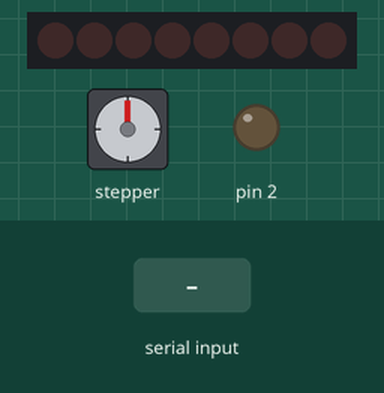
This sketch was run on a simulated Arduino Uno, built with avr-gcc and run on an emulated ATmega328P. Parts: 8 shift-register outputs drawn as a row of LEDs (first output left, lit = HIGH), stepper motor, output pins drawn as LEDs (lit = HIGH). Wiring (inferred from the names in the program): shift register (74HC595): data pin 4; shift clock pin 5; latch pin 6. Wiring (inferred from the signals the program sends): row of LEDs: on Q0, Q1, Q2, Q3, Q4, Q5, Q6, Q7. The test bench sets the inputs (shaded band). Stepper angles assume 720 steps per turn; pins used as bus, display or sensor lines are not drawn.

Above: at 1.2 s.
1.3 s: "a" received over Serial
At 1.76 s:
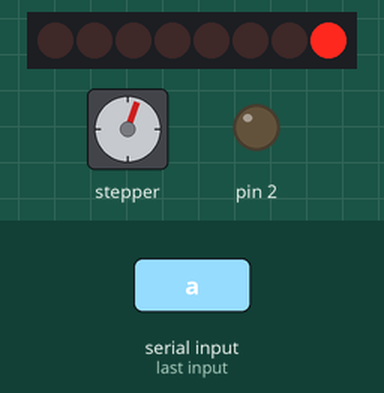
4.3 s: "p" received over Serial
At 5.3 s:
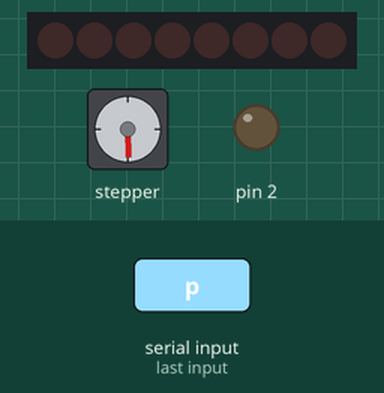
5.8 s: "v" received over Serial
At 5.95 s:
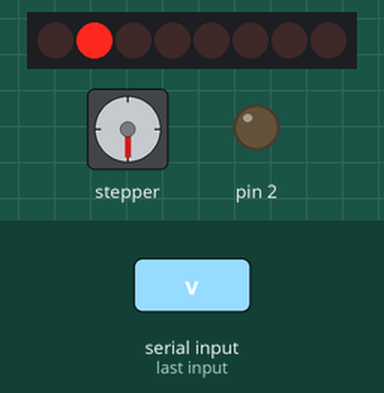
8.8 s: "p" received over Serial
At 9.7 s:
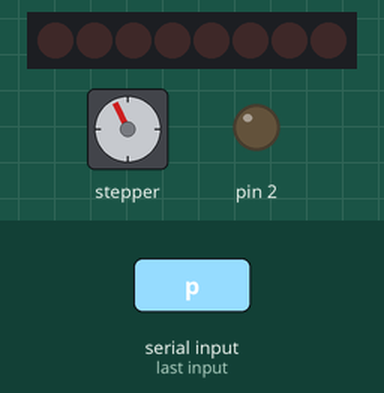
10.3 s: "f" received over Serial
At 10.45 s:
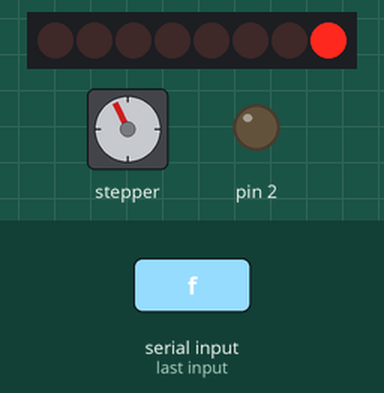
13.3 s: "v" received over Serial
At 13.49 s:
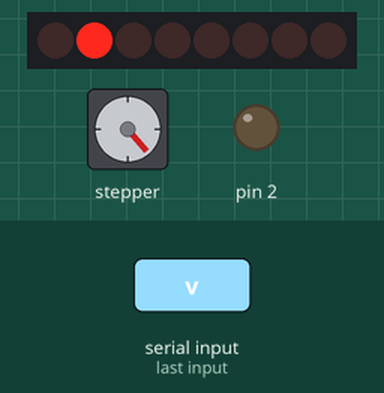
Timing chart, 0 to 21.5 s (numbered marks = the images above; inputs shaded):
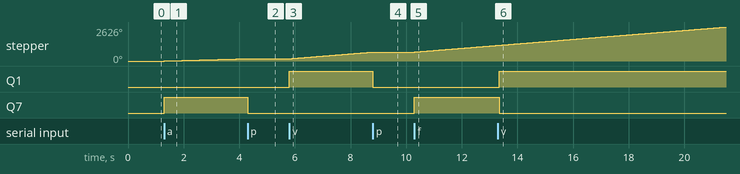

Measured:
- after the input at 1.3 s, stepper: keeps turning clockwise at about 60°/s, starting at once; Q7: LOW → HIGH at once
- after the input at 4.3 s, stepper: stops changing and stays 178°; Q7: HIGH → LOW at once
- after the input at 5.8 s, stepper: keeps turning clockwise at about 172°/s, starting at once; Q1: LOW → HIGH at once
- after the input at 8.8 s, stepper: goes on until 8.8 s, then stays 694°; Q1: HIGH → LOW at once
- after the input at 10.3 s, stepper: keeps turning clockwise at about 173°/s, starting at once; Q7: LOW → HIGH at once
- after the input at 13.3 s, Q1: LOW → HIGH at once; Q7: HIGH → LOW at once

The sketch:

Lbratory_Utilities.ino
```cpp
#include <Stepper.h>
#include <math.h>
#include "SR04.h"

SR04 sr04 = SR04(13,12);


const byte  mag410 =(byte)0;
const byte  mag1025= (byte)1;
const byte  mag4065= (byte)2;
const byte mag100125 =(byte)3;

const byte XAxisInc =(byte)1;
const byte XAxisDec=(byte)2;
const byte XAxis =(byte)0;

const byte YAxisInc =(byte)3;
const byte YAxisDec=(byte)4;
const byte YAxis =(byte)1;

const byte ZAxisInc =(byte)5;
const byte ZAxisDec =(byte)6;
const byte ZAxis =(byte)2;

const byte DAxisInc =(byte)7;
const byte DAxisDec =(byte)8;
const byte DAxis =(byte)3;

const byte LAxisInc =(byte)9;
const byte LAxisDec =(byte)10;
const byte LAxis =(byte)4;

bool soniccherp=false;
unsigned long lastTime;
unsigned long lastTime2;

unsigned long runtime;
long seconds;
long minutes=-1;
long hilominutes=6;
long runminutes=30;
unsigned long  elapse;
unsigned long  latency;
unsigned long adjust;
int state=3;
long current=0;

float nuSpeed;
float nuSteps;

const long iniSpeed =10;
const long maxSpeed =31;
const int stepRev =720;

int wind=0;
int Winding1 = 0x1001001001001;
int Winding2 = 0x0100100100100;
int Winding3 = 0x0010010010010;

int tray = 0;
int maxTraySpeed=31;
byte activeMotor=0;
bool activeCont=true;
bool tumbler=false;
int thermistor=0;


// centrifudge

Stepper myStepper(stepRev, 11,10,9,8);// 4, 6, 5, 3);


int latchPin = 6;//11;
int clockPin = 5;//9;
int dataPin = 4;//12;

byte activeSet=0;


int getSpeed2(byte axis) {

    switch (activeSet) {
        case mag410:
            switch (axis)
            {
               case XAxis:
                  return 10;
                break;
               case YAxis:
                  return 10;
                break;
               case ZAxis:
                  return 20;
                break;
               case LAxis:
                  return 20;
                break;
               case DAxis:
                  return 10;
                break;
            }
          break;
        case mag1025:
            switch (axis)
            {
               case XAxis:
                  return 5;
                break;
               case YAxis:
                  return 5;
                break;
               case ZAxis:
                  return 15;
                break;
               case LAxis:
                  return 15;
                break;
               case DAxis:
                  return 5;
                break;
            }
          break;
        case mag4065:
            switch (axis)
            {
               case XAxis:
                  return 1;
                break;
               case YAxis:
                  return 1;
                break;
               case ZAxis:
                  return 10;
                break;
               case LAxis:
                  return 10;
                break;
               case DAxis:
                  return 1;
                break;
            }
          break;
        case mag100125:
            switch (axis)
            {
               case XAxis:
                  return 1;
                break;
               case YAxis:
                  return 1;
                break;
               case ZAxis:
                  return 5;
                break;
               case LAxis:
                  return 5;
                break;
               case DAxis:
                  return 1;
                break;
            }
          break;
    }

   /*unsigned long pastTime=millis()-lastTime;
   lastTime = millis();
   int nuSpd = -(maxTraySpeed+((maxTraySpeed/100)*(1000*(maxTraySpeed/1000)*(maxTraySpeed/100))))+(maxTraySpeed*2);
   if (nuSpd<1) return 1;
   else return nuSpd;  */
}

void setup() {

  pinMode(latchPin, OUTPUT);
  pinMode(dataPin, OUTPUT);
  pinMode(clockPin, OUTPUT);


  activeMotor=0;
  activeSet=mag410;

  pinMode(2, OUTPUT);
  digitalWrite(2, LOW);
  Serial.begin(115200);


}

void loop() {

  ReadKey();
  Centrifuge();
  //Microscope();
 // SonicCherp();
 // Temperature();
}


void updateShiftRegister()
{

   digitalWrite(latchPin, LOW);
   byte motors=0;
   if (!activeMotor==0) bitSet(motors,activeMotor-1);
   shiftOut(dataPin, clockPin, LSBFIRST, motors);
   digitalWrite(latchPin, HIGH);
}


void SonicCherp()
{

   //if( (soniccherp)&&((activeMotor==0)&&(tray==-1))) {
    if(soniccherp) {
    Serial.print('S');
    Serial.println(sr04.Distance());
   }
}

void Temperature(){
  if (thermistor==1) {
    Serial.print('T');
    int raw = analogRead(0);
    float val = map(raw, 0, 1023, 0.0, 150.0);
    Serial.println(val);
  }else if (thermistor==2) {
    Serial.println('T');
    thermistor=0;
  }
}
void ChangeMotor(byte motor) {
    if (activeMotor!=motor) {
      activeMotor=motor;
      updateShiftRegister();
      if (motor!=7) tumbler=false;
    }

}

void Microscope() {
   unsigned long pastTime=millis()-lastTime;
   if (pastTime>0) {
      lastTime = millis();

      switch (tray) {
        case XAxisInc:
          ChangeMotor(2);
          myStepper.setSpeed(getSpeed2(XAxis));
          myStepper.step(10);
          if (!activeCont) tray=0;
          break;
        case XAxisDec:
          ChangeMotor(2);
          myStepper.setSpeed(getSpeed2(XAxis));
          myStepper.step(-10);
          if (!activeCont) tray=0;
          break;

        case YAxisInc:
          ChangeMotor(3);
          myStepper.setSpeed(getSpeed2(YAxis));
          myStepper.step(-10);
          if (!activeCont) tray=0;
          break;
        case YAxisDec:
          ChangeMotor(3);
          myStepper.setSpeed(getSpeed2(YAxis));
          myStepper.step(10);
          if (!activeCont) tray=0;
          break;

        case LAxisInc:
          ChangeMotor(4);
          myStepper.setSpeed(getSpeed2(LAxis));
          myStepper.step(-70);
          if (!activeCont) tray=0;
          break;
        case LAxisDec:
          ChangeMotor(4);
          myStepper.setSpeed(getSpeed2(LAxis));
          myStepper.step(70);
          if (!activeCont) tray=0;
          break;

        case DAxisInc:
          ChangeMotor(5);
          myStepper.setSpeed(getSpeed2(DAxis));
          myStepper.step(-1);
          if (!activeCont) tray=0;
          break;
        case DAxisDec:
          ChangeMotor(5);
          myStepper.setSpeed(getSpeed2(DAxis));
          myStepper.step(1);
          if (!activeCont) tray=0;
          break;

        case ZAxisInc:
          ChangeMotor(6);
          myStepper.setSpeed(getSpeed2(ZAxis));
          myStepper.step(-1);
          if (!activeCont) tray=0;
          break;
        case ZAxisDec:
          ChangeMotor(6);
          myStepper.setSpeed(getSpeed2(ZAxis));
          myStepper.step(1);
          if (!activeCont) tray=0;
          break;

        default:

          if (tray==0) {
              tray--;
              ChangeMotor(0);
          }

          break;
      }
   }
   if ((tray>0)&&activeCont) {
      Serial.println('q');
   }
}


void Begin() {
  ChangeMotor(1);
   if ((state==0)||(state>2)) {
      elapse=millis();
      runtime=millis();
      adjust=0;
      seconds=0;
      minutes=0;
      state=0;
      current=1;
   }
}

void Finish() {
  ChangeMotor(0);
   if (state<=2) {
        current=0;
        state=2;
        minutes=-1;
   }
}

void Tumbler() {
  tumbler=true;
  ChangeMotor(7);
  minutes=-maxSpeed;
  state=0;
}


void FullPower() {
  ChangeMotor(1);
  minutes=-maxSpeed;
  state=0;
}

void Increase() {
  if (minutes<-1) minutes--;
  else {
    minutes = -2;
    state=0;
  }
}

void Decrease() {
  //ChangeMotor(1);
  if (minutes<-1) minutes++;
  else {
      minutes = -2;
      state=0;
  }
}

void Automate() {
  ChangeMotor(1);
  if (minutes<0)
    Begin();
  else
    Finish();
}

void PowerOff() {
  ChangeMotor(1);
  Finish();
  tray=0;
}

void Centrifuge() {
  adjust=millis()-adjust;
  switch (state)
  {
    case 0:
      stepMotor(0);
      state++;
      break;
    case -1:
    case 1:
      latency = stepMotor((millis()-elapse)/2);
      //adjust=(long)((((adjust+millis()-elapse)+(elapse-adjust)))-elapse);
      elapse=(millis()-elapse);
      state--;
      break;
    case 2:
      myStepper.step(0);
      state++;
      break;
  }
  if ((state<2)&&(minutes>=0)) {
    if (((millis())-runtime)>1000) {
      seconds++;
      runtime=millis();
      if (seconds==60) {
        minutes++;
        seconds=0;
        if (minutes==runminutes) Finish();
      }
    }
  } else if (seconds!=0) seconds=0;

  //SerialPrint(" current ");
  //SerialPrint(current, 6);

  //SerialPrint(" state ");
  //SerialPrint(state, 2);

  //SerialPrint(" minutes ");
  //SerialPrint(minutes, 6);
  //SerialPrint(" seconds ");
  //SerialPrint(seconds, 6);

  //SerialPrint(" latency ");
  //SerialPrintln(latency, 6);
 // adjust=millis();
}

long getSpeed() {
  if (minutes<-1) {
      return (-minutes<=maxSpeed)?-minutes:maxSpeed;
  }else if (minutes<hilominutes) {
    if (iniSpeed+(long)((float)(maxSpeed-iniSpeed)*(float)((float)minutes/(float)hilominutes))>=1)
      return iniSpeed+(long)((float)(maxSpeed-iniSpeed)*(float)((float)minutes/(float)hilominutes));
     else
      return iniSpeed;
  } else if (minutes<hilominutes+runminutes) {
      return maxSpeed;
  } else if (minutes<(hilominutes*2)+runminutes) {
    if (iniSpeed+(long)((float)(maxSpeed-iniSpeed)*(float)(((float)((hilominutes*2)+runminutes)-minutes)/(float)hilominutes))>=1)
      return iniSpeed+(long)((float)(maxSpeed-iniSpeed)*(float)(((float)((hilominutes*2)+runminutes)-minutes)/(float)hilominutes));
  }
  return( (minutes>=-1)?1:0);
}

unsigned long stepMotor(unsigned long newLatent) {

  if (state<2) {

    if (state!=-1) {
        if ((latency==newLatent)||(newLatent<maxSpeed)) {
          current++;
        } else if (latency<newLatent) {
          current--;
        } else if (newLatent>(maxSpeed*2)) {
            current = (current/2);
            nuSteps--;
        }
    } else {
      nuSteps = (stepRev/1000)/(stepRev/(1000/((newLatent+latency)/2)));

    }

    if (minutes!=-1) {

      if (nuSteps+current<1) current=0;
      if (nuSteps<1) nuSteps=1;
      if (state!=0) {
        myStepper.setSpeed(getSpeed());
      }
     // SerialPrint(" speed ");
     // SerialPrint(getSpeed(),6);

    //  SerialPrint(" steps ");
    //  SerialPrint(nuSteps+current,6);
     // myStepper.step(tumbler?(nuSteps+current):-(nuSteps+current));
      myStepper.step((nuSteps+current));
    }

  } else{ Finish();}

  return newLatent;
}

void ReadKey() {

  if (Serial.available())
  {
    char ch=Serial.read();
    switch (ch)
    {
      case 'n'://north - microscope
        /*
         * Moves the microscope tray forward orientated
         * to the microscope its self releative compass.
         */
         tray=(tray==YAxisInc)?0:YAxisInc;
         if (tray==0) ChangeMotor(0);
         break;
      case 's'://south - microscope
        /*
         * Moves the microscope tray backward orientated
         * to the microscope its self releative compass.
         */
         tray=(tray==YAxisDec)?0:YAxisDec;
        if (tray==0) ChangeMotor(0);
         break;
      case 'w'://west - microscope
        /*
         * Moves the microscope tray left orientated
         * to the microscope its self releative compass.
         */
         tray=(tray==XAxisDec)?0:XAxisDec;
         if (tray==0) ChangeMotor(0);
         break;
      case 'e'://east - microscope
        /*
         * Moves the microscope tray right orientated
         * to the microscope its self releative compass.
         */
         tray=(tray==XAxisInc)?0:XAxisInc;
         if (tray==0) ChangeMotor(0);
         break;
      case 'i'://increase - centrifudge
        /*
         * Halts any automation maintaining current speed,
         * and/or increases the speed slight ly to stable.
         */
         tray=-1;
         Increase();
         break;
      case 'd'://decrease - centrifudge
        /*
         * Halts any automation maintaining current speed,
         * and/or decreases the speed slight ly to stable.
         */
         tray=-1;
         Decrease();
         break;
      case 'a'://automate - centrifudge
        /*
         * From stall, this is a slow gain for set amount
         * of pick up minutes, that will be same as slow
         * down length of time, after at high speed to a
         * duration of run time.  Should be intuitive up.
         */
         tray=-1;
         Automate();
         break;
      case 'p'://poweroff - soniccherp-on
        /*
         * Any lab steppers should be fully powered off
         * and the soniccherp watching portion powered on.
         */
         tray=-1;
         PowerOff();
         break;
      case 'f'://full power
        /*
         * Turns the centrifudge on full power from
         * any state, canceling any active automate.
         */
         tray=-1;
        FullPower();
        break;
      case 'v'://tumbler
        /*
         * Turns the tumbler on full power on
         * a full power centrifuge, backwards.
         */
         tray=-1;
        Tumbler();
        break;
      case 'r'://dialate - microscope
        /*
         * Dialate the lense light by moveing it up
         * and down to increase teh radius fractal.
         */
         tray=(tray==DAxisInc)?0:DAxisInc;
         if (tray==0) ChangeMotor(0);
         break;
      case 'k'://dialate - microscope
        /*
         * Dialate the lense light by moveing it up
         * and down to increase teh radius fractal.
         */
         tray=(tray==DAxisDec)?0:DAxisDec;
         if (tray==0) ChangeMotor(0);
         break;
      case 'b'://z-axis - microscope
        /*
         * Move the tray up in the visual perspective
         */
         tray=(tray==ZAxisInc)?0:ZAxisInc;
         if (tray==0) ChangeMotor(0);
         break;
      case 'c'://z-axis - microscope
        /*
         * Move the tray down in the visual perspective
         */
         tray=(tray==ZAxisDec)?0:ZAxisDec;
         if (tray==0) ChangeMotor(0);
         break;
      case 'h'://intensity - microscope
        /*
         * Increase the light intensity
         */
         tray=(tray==LAxisInc)?0:LAxisInc;
         if (tray==0) ChangeMotor(0);
         break;
      case 'g'://intensity - microscope
        /*
         * Decrease the light intensity
         */

         tray=(tray==LAxisDec)?0:LAxisDec;
         if (tray==0) ChangeMotor(0);
         break;
      case 'o'://magnify presets
        /*
         * Sets defaults values for speeds
         */
         activeSet=mag410;
         break;
      case 'j'://magnify presets
        /*
         * Sets defaults values for speeds
         */
         activeSet=mag1025;
         break;
      case 'l'://magnify presets
        /*
         * Sets defaults values for speeds
         */
         activeSet=mag4065;
         break;
      case 'm'://magnify presets
        /*
         * Sets defaults values for speeds
         */
         activeSet=mag100125;
         break;
      case 'q'://incremental or continuous
        /*
         * Toggles mode of microscope stepper
         * operation from continuously by action
         * one action per one message. speeds
         * are effected by this in repeat loops
         */
         activeCont=!activeCont;
         break;
      case 'u'://sonic cherp toggle
        /*
         * turns on or off the output
         * and hardware fo the sonic
         * bounce back distance meter
         */
         soniccherp=!soniccherp;
         break;
       case 'x'://stop all motors
        /*
         * Turns off all steppers immediately
         */
         tray=0;
        ChangeMotor(0);
        break;
       case 't'://toggle temperature monitor
        /*
         * Changes the state of the thermistor reading on or off
         */
         thermistor++;
        break;
      /*case 'y':
        minutes++;
        break;
      case 'z':
        minutes--;
        break;*/
    }
  }
}
```
